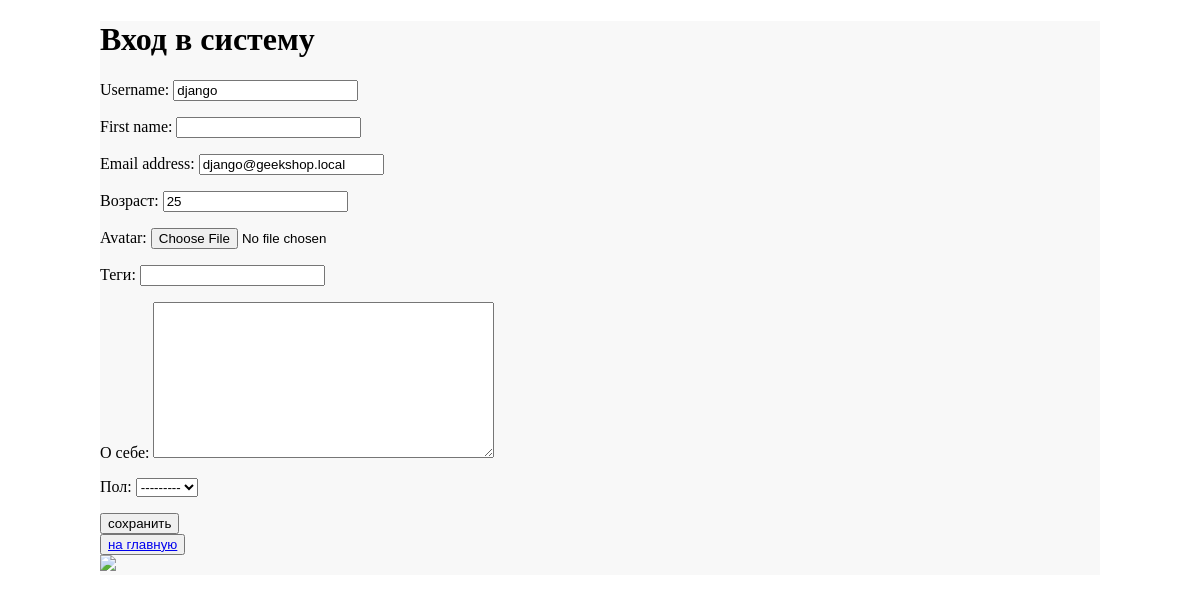
Screenshot of /edit/ (signed in) with the database file from the repository.
### authapp/models.py (models this page shows, shortened)
class ShopUser(AbstractUser):
    avatar = models.ImageField(upload_to='users_avatars', blank=True)
    age = models.PositiveIntegerField(verbose_name = 'возраст', default=18)
    activation_key = models.CharField(max_length=128, blank=True)
    activation_key_expires = models.DateTimeField(
        verbose_name='актуальность ключа',
        default=(now() + timedelta(hours=48)))

### authapp/views.py (the view)
# urls.py: path('edit/', authapp.edit, name='edit'),
@transaction.atomic
def edit(request):
    if request.method == 'POST':
        edit_form = ShopUserEditForm(request.POST, request.FILES, instance=request.user)
        profile_form = ShopUserProfileEditForm(request.POST, instance=request.user.shopuserprofile)
        if edit_form.is_valid() and profile_form.is_valid():
            edit_form.save()
            return HttpResponseRedirect(reverse('auth:edit'))
    else:
        edit_form = ShopUserEditForm(instance=request.user)
        profile_form = ShopUserProfileEditForm(
            instance=request.user.shopuserprofile
        )
    context = {
        'title': 'редактирование',
        'edit_form': edit_form,
        'profile_form': profile_form,
    }
    return render(request, 'authapp/edit.html', context)

### authapp/forms.py (shortened to what this page needs)
class ShopUserEditForm(UserChangeForm):
    class Meta:
        model = ShopUser
        fields = ('username', 'first_name', 'email', 'age', 'avatar', 'password')
    def __init__(self, *args, **kwargs):
        super().__init__(*args, **kwargs)
        for field_name, field in self.fields.items():
            field.widget.attrs['class'] = 'form-control'
            field.help_text = ''
            if field_name == 'password':
                field.widget = HiddenInput()

class ShopUserProfileEditForm(forms.ModelForm):
    class Meta:
        model = ShopUserProfile
        fields = ('tagline', 'aboutMe', 'gender')
    def __init__(self, *args, **kwargs):
        super(ShopUserProfileEditForm, self).__init__(*args, **kwargs)
        for field_name, field in self.fields.items():
            field.widget.attrs['class'] = 'form-control'

### mainapp/context_processors.py (called while the page is built)
def basket(request):
   print('context processor basket works')
   basket = []
   if request.user.is_authenticated:
       basket = Basket.objects.filter(user=request.user)
   return {
       'basket': basket,
   }

### authapp/templates/authapp/edit.html (shortened to what this page needs)
{% extends 'authapp/base.html' %}
{% load staticfiles %}
{% block main %}
<form class="form-horizontal" action="{% url 'edit' %}" method="post" enctype="multipart/form-data">
    {{ edit_form.as_p }}
    {{ profile_form.as_p }}
    <input class="form-control" type="submit" value="сохранить">
</form>
<button class="btn btn-round form-control last">
    <a href="{% url 'main' %}" class="">
        на главную
    </a>
</button>
<div class="user_avatar"><img src="/media/{{ user.avatar }}"></div>
{% endblock %}

### rows the page displays
ShopUser: username "django", email "django@geekshop.local", age "25"
